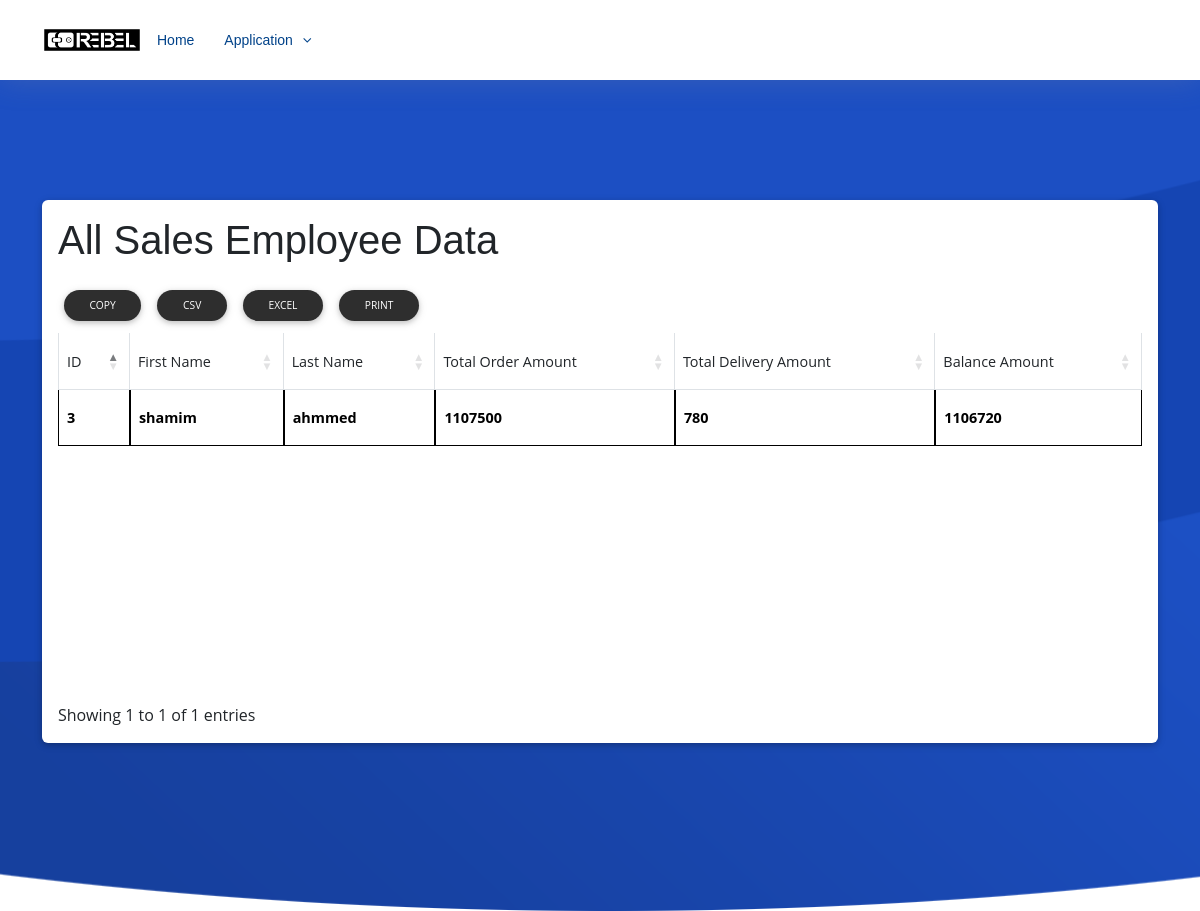
The app's page /report/Marketing/all_sales_employee_data/ with its own data.
### Sales/models.py (models this page shows, shortened)
class SalesEmployee(models.Model):
    first_name = models.CharField(max_length=100)
    last_name = models.CharField(max_length=100)
    email = models.EmailField(unique=True)
    phone_number = models.CharField(max_length=15)
    hire_date = models.DateField()
    active = models.BooleanField(default=False)  # New field for active status

### Report/salesemployeeviews.py (the view)
# urls.py: path('Marketing/all_sales_employee_data/', salesemployeeviews.all_sales_employee_data, name='all_sales_employee_data'),
def all_sales_employee_data(request):
    sales_employees = SalesEmployee.objects.all()
    for sales_employee in sales_employees:
        sales_employee.total_order_amount = SalesOrderInfo.objects.filter(sales_employee=sales_employee).aggregate(total_amount=Sum('totalAmount'))['total_amount'] or 0
        sales_employee.total_delivery_amount = DeliveryInfo.objects.filter(sales_employee=sales_employee).aggregate(total_amount=Sum('totalAmount'))['total_amount'] or 0
        sales_employee.balance_amount = sales_employee.total_order_amount - sales_employee.total_delivery_amount
    return render(request, 'salesEmployee/all_sales_employee_data.html', {'sales_employees': sales_employees})

### Report/templates/salesEmployee/all_sales_employee_data.html
{% extends 'basereport.html' %}
{% load static %}
{% block content %}
<section class="section card mb-5">
    <div class="card-body">
    <h1>All Sales Employee Data</h1>
    <table  id="itemsTable" class="table table-bordered">
        <thead>
            <tr>
                <th>ID</th>
                <th>First Name</th>
                <th>Last Name</th>
                <th>Total Order Amount</th>
                <th>Total Delivery Amount</th>
                <th>Balance Amount</th>
            </tr>
        </thead>
        <tbody>
            {% for sales_employee in sales_employees %}
                <tr>
                    <td>{{ sales_employee.id }}</td>
                    <td>{{ sales_employee.first_name }}</td>
                    <td>{{ sales_employee.last_name }}</td>
                    <td>{{ sales_employee.total_order_amount }}</td>
                    <td>{{ sales_employee.total_delivery_amount }}</td>
                    <td>{{ sales_employee.balance_amount }}</td>
                </tr>
            {% endfor %}
        </tbody>
    </table>
{% endblock %}

### static/assets/css/style.css (style rules this page uses)
body { background: #fff; color: #444; font-family: "Open Sans", sans-serif; }
h1, h2, h3, h4, h5, h6 { font-family: "Montserrat", sans-serif; font-weight: 400; margin: 0 0 20px 0; padding: 0; }
section { overflow: hidden; }

### templates/basereport.html (style rules this page uses)
table.table-bordered .dataTable th, table.table-bordered.dataTable td { color: black !important; font-weight: bold; border:1px solid black; }

### records on screen
SalesEmployee: id "3", first_name "shamim", last_name "ahmmed", total_order_amount "1107500", total_delivery_amount "780", balance_amount "1106720"
